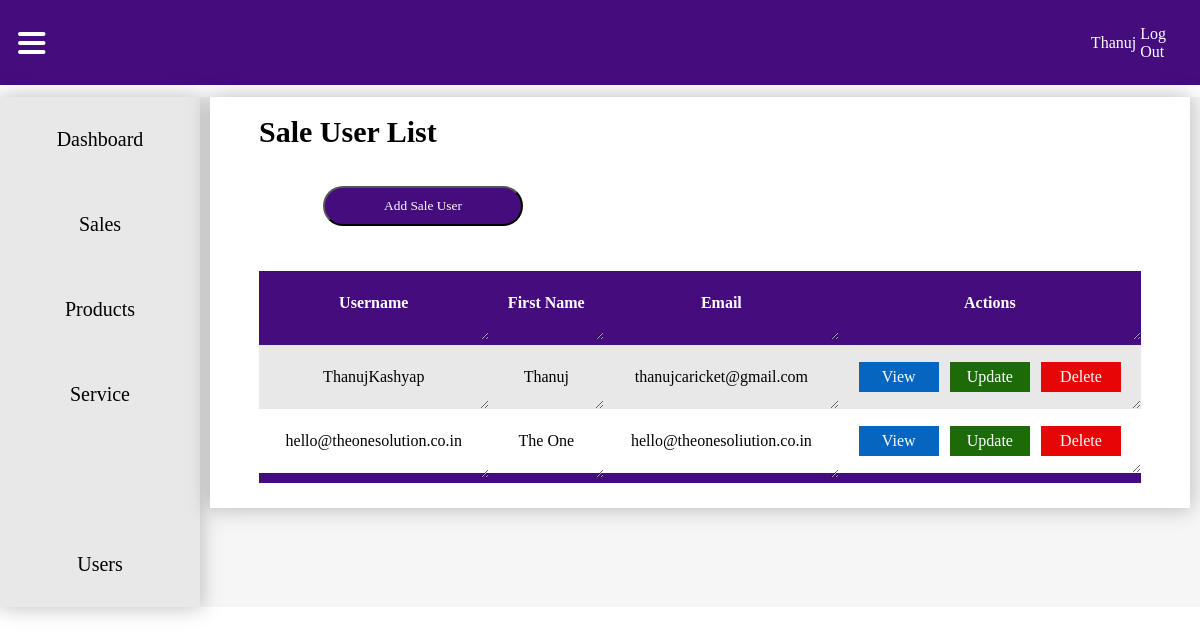
The page /saleuser/saleusers/ (signed in) on the database its author committed.
### mainapp/models.py (models this page shows, shortened)
class User(AbstractUser):
    is_admin = models.BooleanField(default=False)
    is_sales_login = models.BooleanField(default=False)
    is_service_desk = models.BooleanField(default=False)
    is_technician = models.BooleanField(default=False)

class SalesLogin(models.Model):
    user = models.OneToOneField(User, on_delete=models.CASCADE)
    admin = models.ForeignKey(UserProfile, on_delete=models.CASCADE)
    saleuser_name = models.CharField(max_length=100)
    saleuser_email = models.EmailField()
    saleuser_phone = models.CharField(max_length=10)

### saleuser/views.py (the view)
# urls.py: path('saleusers/', SaleUserListView.as_view(), name='saleuserslist'),
class SaleUserListView(AdminAndLoginRequiredMixin, ListView):
    template_name = "saleuserlist.html"
    def get_queryset(self):
        admin = self.request.user.userprofile
        return SalesLogin.objects.filter(admin=admin)

### saleuser/mixins.py (called while the page is built)
    def dispatch(self, request, *args, **kwargs):
        if not request.user.is_authenticated or not request.user.is_admin:
            return redirect("login")
        return super().dispatch(request, *args, **kwargs)

### saleuser/templates/saleuserlist.html (shortened to what this page needs)
{% load static %}
<!DOCTYPE html>
<html lang="en">
<head>
    <link rel="stylesheet" href="{% static 'css/dashboard.css' %}">
</head>
<body>
    {% if request.user.is_admin %}
     <nav>
        <div class="menu" >
            <img src="{% static 'icons/hamburger menu.svg' %}" alt="" onclick="toggleNavigation()">
        </div>
        <ul>
            <li>
                {% if request.user.is_authenticated %}
                <a href="">{{ request.user.username }}</a>
                <a href="{% url 'logout' %}">Log Out</a>
                {% else %}
                <a href="">Profile</a>
                <img src="{% static 'icons/dropdownarrowsvg.svg' %}" alt="">
                {% endif %}
            </li>
        </ul>
    </nav>
    <div class="contentholder">
        <div class="navigation">
            <div class="tabholder">
                {% if request.user.is_admin %}
                <div class="nav-tab" id="dashboard-tab" onclick="toggleActive(this)">
                    <a href="{% url 'dashboard' %}">Dashboard</a>
                </div>
                {% endif %}
                {% if request.user.is_sales_login or request.user.is_admin %}
                <div class="nav-tab" onclick="toggleActive(this)">
                    <a href="{% url 'customerlist' %}">Sales</a>
                </div>
                <div class="nav-tab" onclick="toggleActive(this)">
                    <a href="">Products</a>
                </div>
                {% endif %}
                {% if request.user.is_service_desk or request.user.is_admin %}
                <div class="nav-tab" onclick="toggleActive(this)">
                    <a href="">Service</a>
                </div>
                {% endif %}
                <div class="nav-tab" onclick="toggleActive(this)">
                    <a href=""></a>
                </div>
                {% if request.user.is_admin %}
                <div class="nav-tab" onclick="toggleActive(this)">
                    <a href="">Users</a>
                </div>
                {% endif %}
            </div>
        </div>
        <div class="displayboard">
            <div class="whiteboard">
                <div class="alignmentmaker">
                    <h3>Sale User List</h3>
                    {% if request.user.is_admin %}
                    <div class="bottonholder">
                        <a href="{% url 'saleuser:saleuserscreate' %}"><button>Add Sale User</button></a>
                    </div>
                    {% endif %}
                    <table>
                        <thead>
                            <tr>
                                <th>Username</th>
                                <th>First Name</th>
                                <th>Email</th>
                                <th>Actions</th>
                            </tr>
                        </thead>
                        <tbody>
                            {% for saleuser in object_list %}
                            <tr>
                                <td>{{ saleuser.user.username }}</td>
                                <td>{{ saleuser.user.first_name }}</td>
                                <td>{{ saleuser.user.email }}</td>
                                <td class="action">
                                    <a id="view" href="{% url 'saleuser:saleusersdetail' saleuser.pk %}"><div class="buttonview">View</div></a>
                                    <a id="update" href="{% url 'saleuser:saleusersupdate' saleuser.pk  %}"><div class="button">Update</div></a>
                                    <a id="delete" href="{% url 'saleuser:saleusersdelete' saleuser.pk  %}"><div class="buttondelete">Delete</div></a>
                                </td>
                            </tr>
                            {% endfor %}
                        </tbody>
                    </table>
                </div>
            </div>
        </div>
    </div>
    {% else %}
    <p>Return to Login Page</p>
    {% endif %}
</body>
</html>

### static/css/dashboard.css (style rules this page uses)
* { margin: 0; padding: 0; font-family: Montserrat; }
nav { background: #450C7D; width: 100%; height: 85px; display: flex; justify-content: right; align-items: center; }
nav img { margin-left: 3%; }
nav ul { width: 100%; display: flex; align-items: center; justify-content: flex-end; }
nav ul li { margin: 2%; display: flex; align-items: center; justify-content: flex-end; }
nav ul li a { text-decoration: none; color: white; font-family: Montserrat; }
.contentholder { width: 100%; display: flex; align-items: start; justify-content: center; background: #F6F6F6; margin-top: 1%; }
.navigation { width: 20%; height: 100%; background: #FFF; box-shadow: 0px 0px 20px 1px rgba(0, 0, 0, 0.25); display: grid; align-items: center; justify-items: center; transition: width 0.5s ease-in-out; }
.displayboard { width: 100%; display: grid; align-items: start; justify-items: center; transition: width 0.5s ease-in-out; }
.menu { width: 100%; display: flex; align-items: center; justify-content: left; height: 100%; }
.menu img { margin: 3% 5% 3% 3%; cursor: pointer; }
.nav-tab { width: 100%; height: 85px; display: flex; align-items: center; justify-content: center; background: #E8E8E8; cursor: pointer; transition: .3s ease-in-out; }
.nav-tab a { text-decoration: none; color: black; text-align: center; font-size: 20px; color: black; width: 100%; height: 100%; display: flex; align-items: center; justify-content: center; }
.tabholder { width: 100%; }
.whiteboard { width: 98%; background: white; box-shadow: 0px 0px 20px 1px rgba(0, 0, 0, 0.25); display: flex; align-items: start; justify-content: center; }
.alignmentmaker { width: 90%; display: grid; align-items: start; justify-items: center; }
.alignmentmaker h3 { font-size: 30px; margin: 2% 0% 2% 0%; width: 100%; }
button { width: 200px; height: 40px; background-color: #450C7D; color: #FFF; border-radius: 20px; margin: 2%; cursor: pointer; }
table { border-collapse: collapse; margin: 25px 0; font-size: 16px; width: 100%; resize: both; }
table thead tr { background: #450C7D; color: #FFF; font-weight: bold; padding: 3%; text-align: center; height: 40px; }
tr { background: #E8E8E8; }
tr:nth-child(even) { background: white; }
tr:last-child { border-bottom: 10px solid#450C7D; }
th, td { padding: 12px; height: 40px; text-align: center; overflow-x: auto; resize: horizontal; }
.action { padding: 12px; height: 40px; text-align: center; overflow-x: auto; display: flex; align-items: center; justify-content: center; }
#update { text-decoration: none; color: white; }
#delete { text-decoration: none; color: white; }
#view { text-decoration: none; color: #FFF; }
.button { background: #1b6c09; width: 80px; height: 30px; display: flex; align-items: center; justify-content: center; }
.buttondelete { background: #e70505; width: 80px; height: 30px; display: flex; align-items: center; justify-content: center; }
.buttonview { background: #0665be; width: 80px; height: 30px; display: flex; align-items: center; justify-content: center; }
.bottonholder { width: 90%; display: flex; align-items: center; justify-content: left; flex-wrap: wrap; }
a { margin: 2%; }

### rows shown on the page
User: user.username "Thanuj"
SalesLogin: user.username "ThanujKashyap", user.first_name "Thanuj", user.email "thanujcaricket@gmail.com"
SalesLogin: user.username "hello@theonesolution.co.in", user.first_name "The One", user.email "hello@theonesoliution.co.in"
